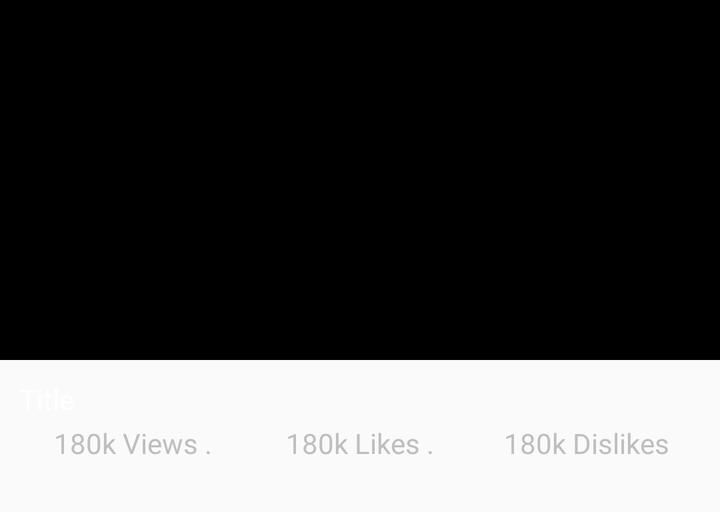
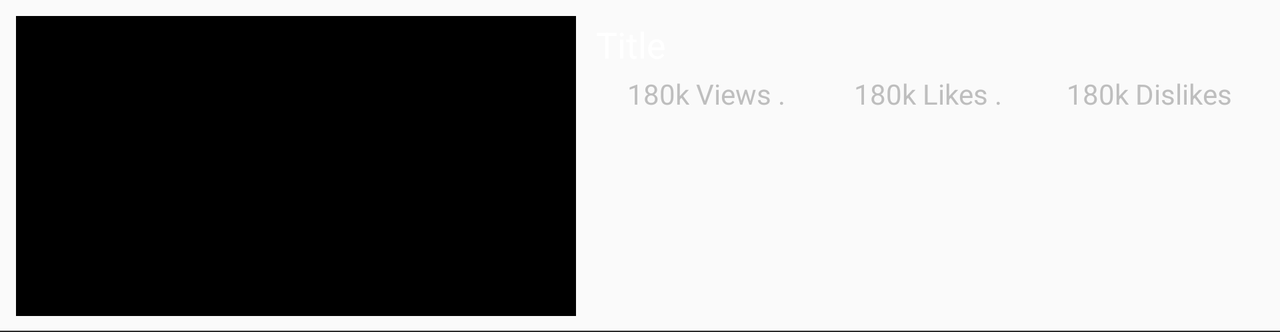

An Android layout and its configuration variant, each rendered on a device that would load it. The default file and the variant file are quoted in full after the pictures.
<!-- AndroidManifest.xml: application theme AppTheme -->
<!-- res/layout/video_list_item.xml -->
<?xml version="1.0" encoding="utf-8"?>
<androidx.constraintlayout.widget.ConstraintLayout xmlns:android="http://schemas.android.com/apk/res/android"
    xmlns:app="http://schemas.android.com/apk/res-auto"
    xmlns:tools="http://schemas.android.com/tools"
    android:layout_width="match_parent"
    android:layout_height="wrap_content"
    android:layout_marginBottom="15dp"
    android:background="?attr/selectableItemBackground">

    <ImageView
        android:id="@+id/iv_thumb"
        android:layout_width="0dp"
        android:layout_height="180dp"
        android:contentDescription="@string/thumbnail"
        android:scaleType="centerCrop"
        app:layout_constraintEnd_toEndOf="parent"
        app:layout_constraintStart_toStartOf="parent"
        app:layout_constraintTop_toTopOf="parent"
        app:srcCompat="@android:drawable/screen_background_dark" />

    <LinearLayout
        android:layout_width="0dp"
        android:layout_height="wrap_content"
        android:orientation="vertical"
        android:padding="10dp"
        app:layout_constraintEnd_toEndOf="parent"
        app:layout_constraintStart_toStartOf="parent"
        app:layout_constraintTop_toBottomOf="@+id/iv_thumb">

        <TextView
            android:id="@+id/tv_title"
            android:layout_width="match_parent"
            android:layout_height="wrap_content"
            android:layout_marginBottom="3dp"
            android:textAppearance="@style/TextAppearance.AppCompat.Small"
            android:textColor="@android:color/primary_text_dark"
            tools:text="Title" />

        <include
            layout="@layout/video_statistics"
            app:layout_constraintBottom_toTopOf="@+id/iv_thumb"
            app:layout_constraintEnd_toEndOf="parent"
            app:layout_constraintStart_toStartOf="parent"
            app:layout_constraintTop_toTopOf="@id/tv_title" />

    </LinearLayout>

</androidx.constraintlayout.widget.ConstraintLayout>
<!-- res/layout/video_statistics.xml (included above) -->
<?xml version="1.0" encoding="utf-8"?>
<LinearLayout xmlns:android="http://schemas.android.com/apk/res/android"
    xmlns:tools="http://schemas.android.com/tools"
    android:layout_width="match_parent"
    android:layout_height="wrap_content"
    android:layout_gravity="center_horizontal"
    android:baselineAligned="false"
    android:orientation="horizontal">

    <LinearLayout
        android:layout_width="0dp"
        android:layout_height="wrap_content"
        android:layout_weight="1"
        android:gravity="center"
        android:orientation="horizontal">

        <TextView
            android:id="@+id/tv_views_count"
            android:layout_width="wrap_content"
            android:layout_height="wrap_content"
            android:textAppearance="@style/TextAppearance.AppCompat.Small"
            android:textColor="@android:color/secondary_text_dark_nodisable"
            tools:text="180k" />

        <TextView
            android:layout_width="wrap_content"
            android:layout_height="wrap_content"
            android:text="@string/views"
            android:textAppearance="@style/TextAppearance.AppCompat.Small"
            android:textColor="@android:color/secondary_text_dark_nodisable" />
    </LinearLayout>

    <LinearLayout
        android:layout_width="0dp"
        android:layout_height="wrap_content"
        android:layout_weight="1"
        android:gravity="center"
        android:orientation="horizontal">

        <TextView
            android:id="@+id/tv_likes_count"
            android:layout_width="wrap_content"
            android:layout_height="wrap_content"
            android:textAppearance="@style/TextAppearance.AppCompat.Small"
            android:textColor="@android:color/secondary_text_dark_nodisable"
            tools:text="180k" />

        <TextView
            android:layout_width="wrap_content"
            android:layout_height="wrap_content"
            android:text="@string/likes"
            android:textAppearance="@style/TextAppearance.AppCompat.Small"
            android:textColor="@android:color/secondary_text_dark_nodisable" />
    </LinearLayout>

    <LinearLayout
        android:layout_width="0dp"
        android:layout_height="wrap_content"
        android:layout_weight="1"
        android:gravity="center"
        android:orientation="horizontal">

        <TextView
            android:id="@+id/tv_dislikes_count"
            android:layout_width="wrap_content"
            android:layout_height="wrap_content"
            android:textAppearance="@style/TextAppearance.AppCompat.Small"
            android:textColor="@android:color/secondary_text_dark_nodisable"
            tools:text="180k" />

        <TextView
            android:layout_width="wrap_content"
            android:layout_height="wrap_content"
            android:text="@string/dislikes"
            android:textAppearance="@style/TextAppearance.AppCompat.Small"
            android:textColor="@android:color/secondary_text_dark_nodisable" />
    </LinearLayout>

</LinearLayout>
<!-- resources referenced by this layout -->
<resources>
  <string name="dislikes">\ Dislikes</string>
  <string name="likes">\ Likes .</string>
  <string name="thumbnail">Thumbnail</string>
  <string name="views">\ Views .</string>
  <style name="AppTheme" parent="Theme.AppCompat.Light.DarkActionBar">
          
          <item name="colorPrimary">@color/colorPrimary</item>
          <item name="colorPrimaryDark">@color/colorPrimaryDark</item>
          <item name="colorAccent">@color/colorAccent</item>
      </style>
  <color name="colorPrimary">#2C2C2C</color>
  <color name="colorPrimaryDark">#212121</color>
  <color name="colorAccent">#FF0033</color>
</resources>
<!-- res/layout-land/video_list_item.xml (the repository's variant of the layout above) -->
<!-- drawn on the phone turned sideways -->
<?xml version="1.0" encoding="utf-8"?>
<androidx.constraintlayout.widget.ConstraintLayout xmlns:android="http://schemas.android.com/apk/res/android"
    xmlns:app="http://schemas.android.com/apk/res-auto"
    xmlns:tools="http://schemas.android.com/tools"
    android:layout_width="match_parent"
    android:layout_height="wrap_content"
    android:background="?attr/selectableItemBackground">

    <ImageView
        android:id="@+id/iv_thumb"
        android:layout_width="280dp"
        android:layout_height="150dp"
        android:layout_marginStart="8dp"
        android:layout_marginTop="8dp"
        android:layout_marginBottom="8dp"
        android:contentDescription="@string/thumbnail"
        android:scaleType="centerCrop"
        app:layout_constraintBottom_toBottomOf="parent"
        app:layout_constraintStart_toStartOf="parent"
        app:layout_constraintTop_toTopOf="parent"
        app:srcCompat="@android:drawable/screen_background_dark" />

    <LinearLayout
        android:id="@+id/linearLayout"
        android:layout_width="0dp"
        android:layout_height="wrap_content"
        android:orientation="vertical"
        android:padding="10dp"
        app:layout_constraintEnd_toEndOf="parent"
        app:layout_constraintStart_toEndOf="@+id/iv_thumb"
        app:layout_constraintTop_toTopOf="parent">

        <TextView
            android:id="@+id/tv_title"
            android:layout_width="match_parent"
            android:layout_height="wrap_content"
            android:layout_marginBottom="3dp"
            android:textAppearance="@style/TextAppearance.AppCompat.Medium"
            android:textColor="@android:color/primary_text_dark"
            tools:text="Title" />

        <include
            layout="@layout/video_statistics"
            app:layout_constraintBottom_toTopOf="@+id/iv_thumb"
            app:layout_constraintEnd_toEndOf="parent"
            app:layout_constraintStart_toStartOf="parent"
            app:layout_constraintTop_toTopOf="@id/tv_title" />

    </LinearLayout>

    <View
        android:id="@+id/view"
        android:layout_width="0dp"
        android:layout_height=".7dp"
        app:layout_constraintBottom_toBottomOf="parent"
        app:layout_constraintEnd_toEndOf="parent"
        app:layout_constraintStart_toStartOf="parent"
        android:background="@color/colorPrimary">
    </View>

</androidx.constraintlayout.widget.ConstraintLayout>
<!-- resources referenced by the variant -->
<!-- as the phone turned sideways resolves them -->
<resources>
  <color name="colorPrimary">#2C2C2C</color>
  <string name="dislikes">\ Dislikes</string>
  <string name="likes">\ Likes .</string>
  <string name="thumbnail">Thumbnail</string>
  <string name="views">\ Views .</string>
  <style name="AppTheme" parent="Theme.AppCompat.Light.DarkActionBar">
          
          <item name="colorPrimary">@color/colorPrimary</item>
          <item name="colorPrimaryDark">@color/colorPrimaryDark</item>
          <item name="colorAccent">@color/colorAccent</item>
      </style>
  <color name="colorPrimaryDark">#212121</color>
  <color name="colorAccent">#FF0033</color>
</resources>
